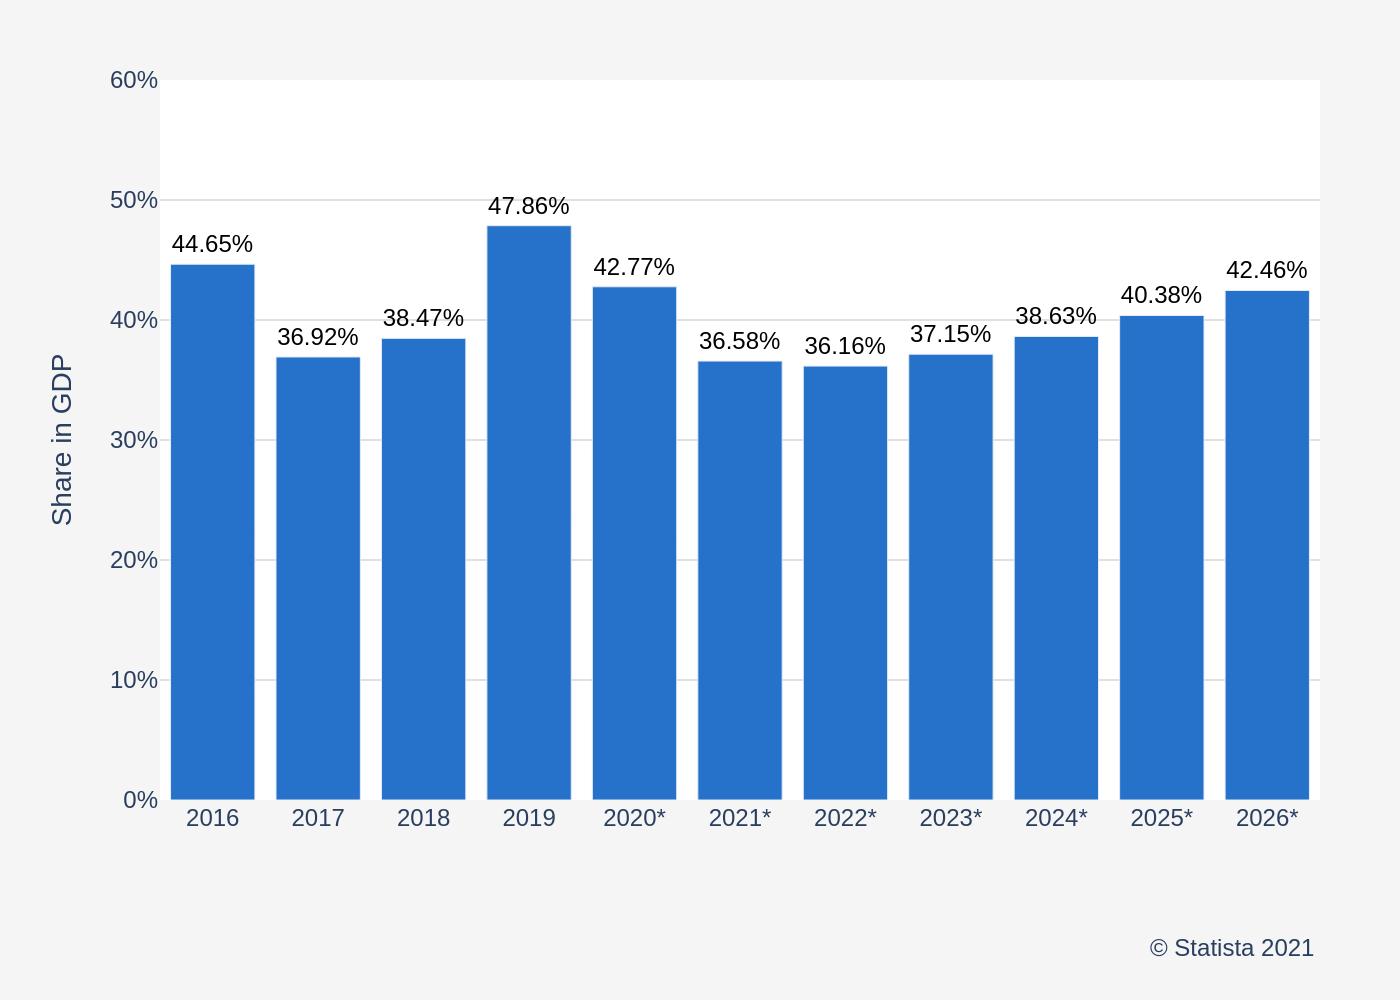

This chart was generated by the following Python code:
import sys
import json
import os
import plotly.graph_objects as go

# Check if a file path is provided
if len(sys.argv) != 2:
    print("Usage: python script.py <path_to_json_file>")
    sys.exit(1)

json_file_path = sys.argv[1]

# Check if the file exists
if not os.path.exists(json_file_path):
    print(f"Error: File not found at {json_file_path}")
    sys.exit(1)

# Read the JSON file
with open(json_file_path, 'r', encoding='utf-8') as f:
    chart_config = json.load(f)

# Extract data from the JSON structure
chart_data = chart_config.get('chart_data', [])
texts = chart_config.get('texts', {})
colors = chart_config.get('colors', [])

# Prepare data for Plotly
categories = [item['category'] for item in chart_data]
values = [item['value'] for item in chart_data]

# Create the figure
fig = go.Figure()

# Add the bar trace
fig.add_trace(go.Bar(
    x=categories,
    y=values,
    marker_color=colors[0] if colors else None,
    text=values,
    texttemplate='%{text:.2f}%',
    textposition='outside',
    hoverinfo='none',
    cliponaxis=False # Allows text to render outside plot area
))

# Update layout
fig.update_layout(
    font_family="Arial",
    plot_bgcolor='white',
    paper_bgcolor='#f5f5f5',
    showlegend=False,
    margin=dict(l=80, r=40, t=40, b=100),
    xaxis=dict(
        title_text=texts.get('x_axis_title'),
        showgrid=False,
        zeroline=False
    ),
    yaxis=dict(
        title_text=texts.get('y_axis_title'),
        range=[0, 60],
        dtick=10,
        ticksuffix='%',
        gridcolor='#e0e0e0',
        zeroline=False
    ),
    annotations=[
        dict(
            text=texts.get('source'),
            showarrow=False,
            xref='paper',
            yref='paper',
            x=1.0,
            y=-0.18,
            xanchor='right',
            yanchor='top',
            align='right',
            font=dict(size=12)
        )
    ]
)

# Update text font size and style for the bars
fig.update_traces(textfont_size=12, textfont_color='black')


# Determine the output filename
base_filename = os.path.splitext(os.path.basename(json_file_path))[0]
output_filename = f"{base_filename}.png"

# Save the figure as a PNG image
fig.write_image(output_filename, scale=2)

print(f"Chart saved as {output_filename}")
